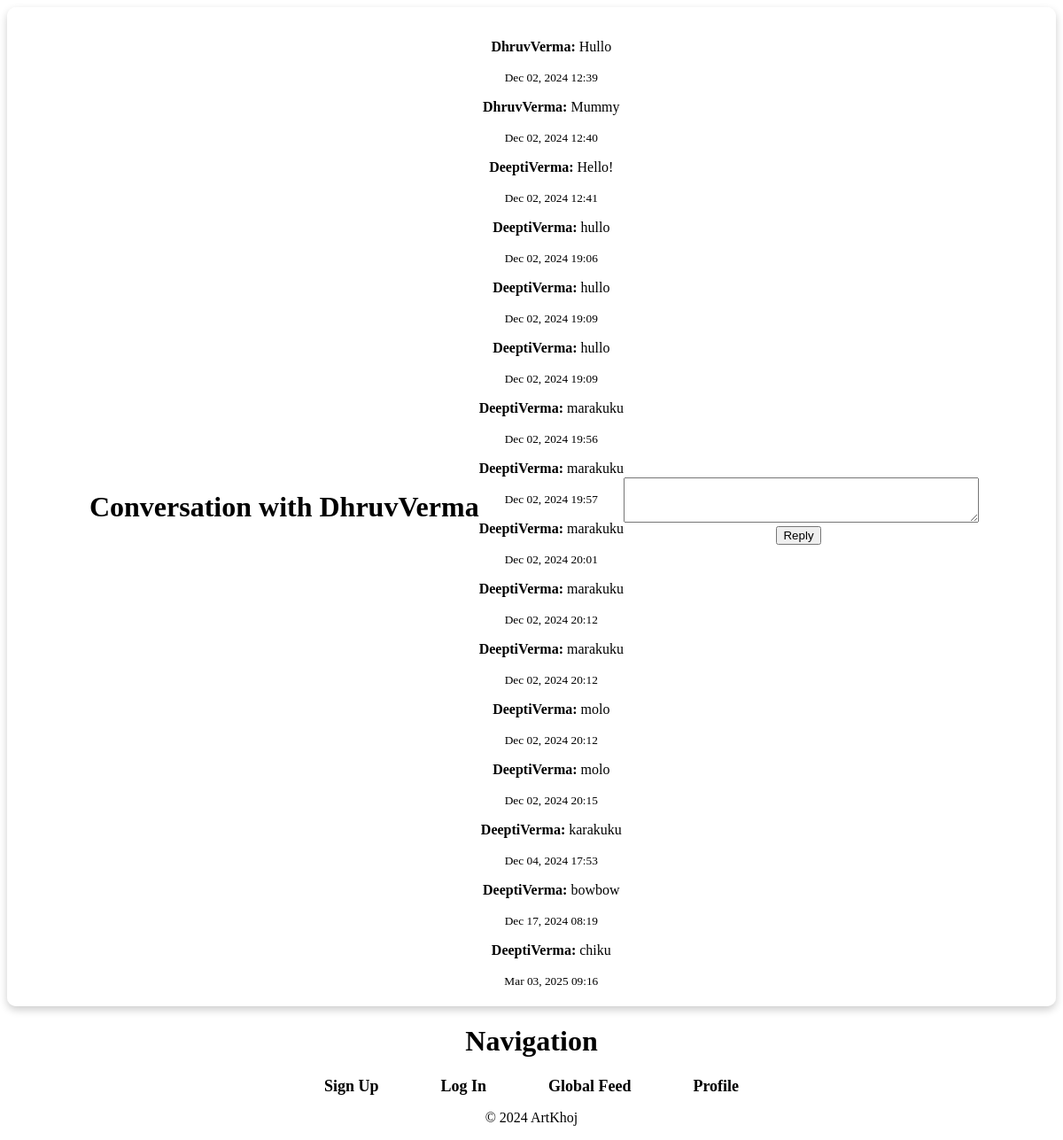
The app's page /users/message_thread/4/ (signed in), older data.
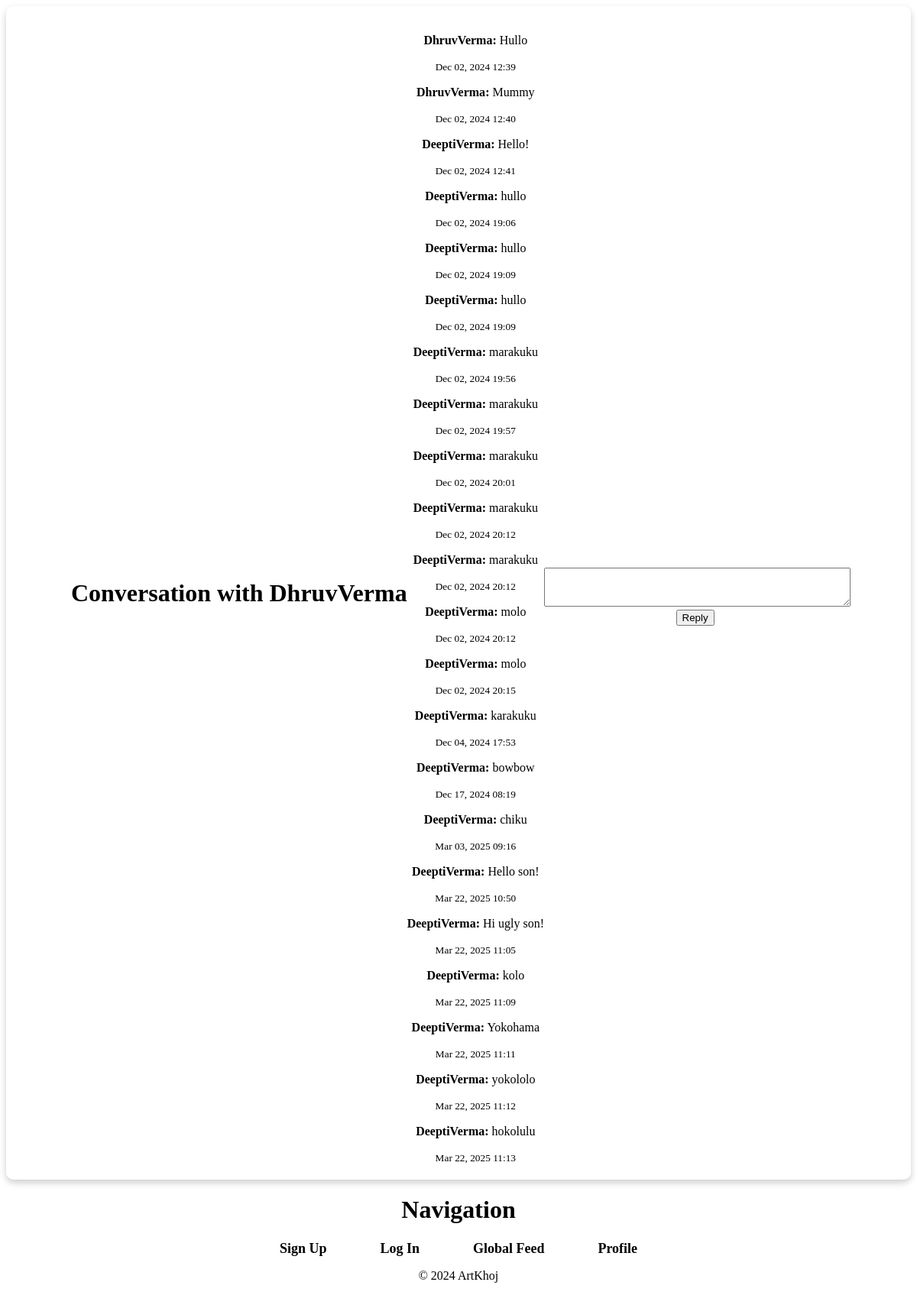
The same page, newer data.
### users/models.py (models this page shows)
class Message(models.Model):
    sender = models.ForeignKey(User, related_name='sent_messages', on_delete=models.CASCADE)
    recipient = models.ForeignKey(User, related_name='received_messages', on_delete=models.CASCADE)
    content = models.TextField()
    timestamp = models.DateTimeField(auto_now_add=True)
    is_read = models.BooleanField(default=False)
    def __str__(self):
        return f'Message from {self.sender} to {self.recipient}'

### users/views.py (the view, shortened to what this page needs)
# urls.py: path('message_thread/<int:user_id>/', views.message_thread, name='message-thread'),
@login_required
def message_thread(request, user_id):
    try:
        other_user = get_object_or_404(User, id=user_id)  # Renamed to `other_user`
    except ValueError:
        messages.error(request, "Invalid user ID.")
        return redirect("inbox")
    if other_user == request.user:
        messages.error(request, "You cannot send messages to yourself.")
        return redirect("inbox")
    thread_messages = Message.objects.filter(
        Q(sender=request.user, recipient=other_user) |
        Q(sender=other_user, recipient=request.user)
    ).order_by("timestamp")
    return render(
        request,
        "users/message_thread.html",
        {
            "messages": thread_messages,
            "other_user": other_user,  # Updated to `other_user` for template compatibility
            "user_id": other_user.id,
        },
    )

### users/templates/users/message_thread.html (shortened to what this page needs)
{% extends 'users/base.html' %}
{% load static %}
{% block content %}
<h1>Conversation with {{ other_user.username }}</h1>
<div class="message-thread">
    {% if error %}
        <p>{{ error }}</p>
    {% else %}
        {% for message in messages %}
            <div class="{% if message.sender == request.user %}sent-message{% else %}received-message{% endif %}">
                <p>
                    <strong>{{ message.sender.username }}:</strong> {{ message.content }}
                </p>
                <small>{{ message.timestamp|date:"M d, Y H:i" }}</small>
            </div>
        {% endfor %}
    {% endif %}
</div>
<form method="post" action="{% url 'message-thread' other_user.id %}">
    <textarea
        name="content"
        cols="40"
        rows="3"
        placeholder="Write your message here..."
        required
        style="width: 100%; margin-top: 10px;">
    </textarea>
    <button type="submit">Reply</button>
</form>
{% endblock %}

Row changes from the older to the newer data that the page shows:
added Message: sender.username "DeeptiVerma", content "Hello son!", timestamp "Mar 22, 2025 10:50"
added Message: sender.username "DeeptiVerma", content "Hi ugly son!", timestamp "Mar 22, 2025 11:05"
added Message: sender.username "DeeptiVerma", content "kolo", timestamp "Mar 22, 2025 11:09"
added Message: sender.username "DeeptiVerma", content "Yokohama", timestamp "Mar 22, 2025 11:11"
added Message: sender.username "DeeptiVerma", content "yokololo", timestamp "Mar 22, 2025 11:12"
added Message: sender.username "DeeptiVerma", content "hokolulu", timestamp "Mar 22, 2025 11:13"
